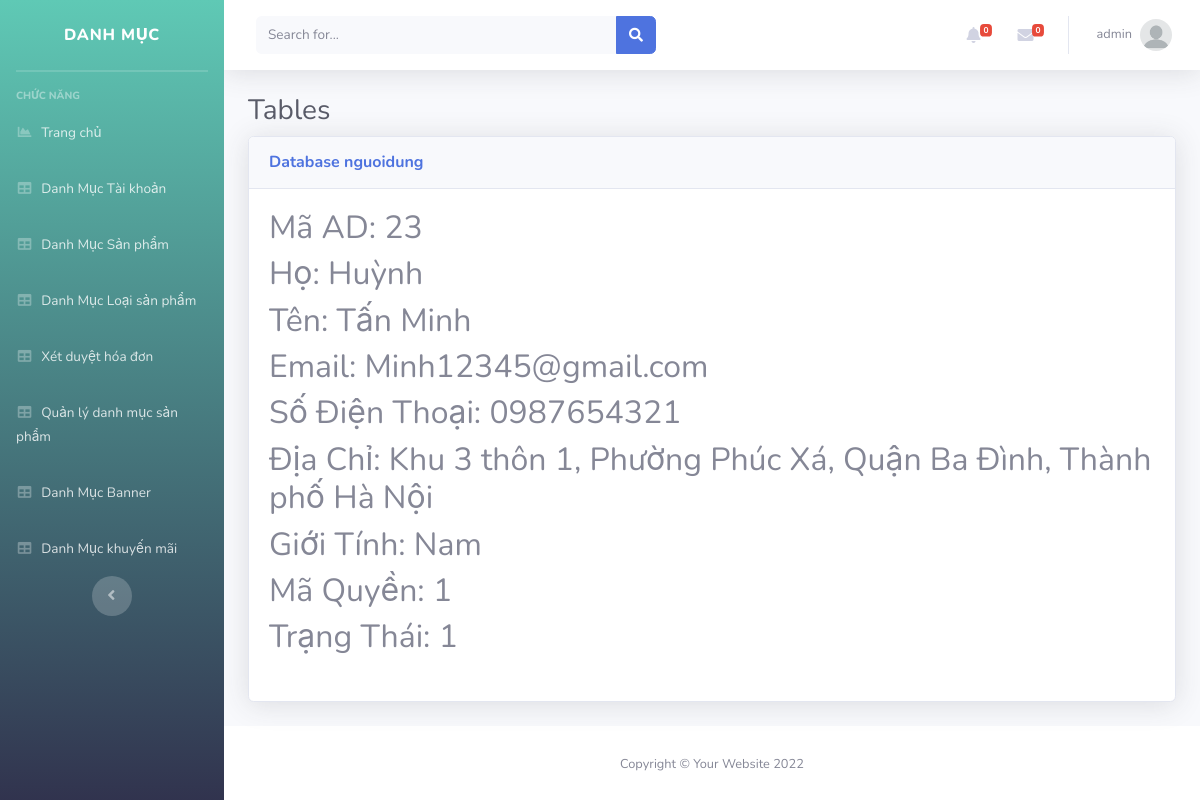
/Admin/index.php?mod=nguoidung&act=detail&id=23 (signed in), run on the app's committed database.
### tables this page shows
CREATE TABLE `nguoidung` (
  `MaND` int(11) NOT NULL,
  `Ho` varchar(20) NOT NULL,
  `Ten` varchar(20) NOT NULL,
  `GioiTinh` varchar(10) NOT NULL,
  `SDT` varchar(20) DEFAULT NULL,
  `Email` varchar(50) NOT NULL,
  `DiaChi` varchar(200) NOT NULL,
  `TaiKhoan` varchar(100) NOT NULL,
  `MatKhau` varchar(100) NOT NULL,
  `mapx` varchar(5) DEFAULT NULL,
  `MaQuyen` int(11) NOT NULL,
  `TrangThai` int(11) NOT NULL
);

CREATE TABLE `devvn_xaphuongthitran` (
  `xaid` varchar(5) NOT NULL,
  `name` varchar(100) NOT NULL,
  `type` varchar(30) NOT NULL,
  `maqh` varchar(5) NOT NULL
);

CREATE TABLE `devvn_quanhuyen` (
  `maqh` varchar(5) NOT NULL,
  `name_quanhuyen` varchar(100) NOT NULL,
  `type` varchar(30) NOT NULL,
  `matp` varchar(5) NOT NULL
);

CREATE TABLE `devvn_tinhthanhpho` (
  `matp` varchar(5) NOT NULL,
  `name_tinhthanh` varchar(100) NOT NULL,
  `type` varchar(30) NOT NULL,
  `slug` varchar(30) DEFAULT NULL
);

### Admin/MVC/controllers/NguoiDungController.php (called while the page is built, shortened)
<?php
class NguoiDungController
{
    var $nguoidung_model;
    public function __construct()
    {
        $this->nguoidung_model = new nguoidung();
    }
    public function detail()
    {
        $id = isset($_GET['id']) ? $_GET['id'] : 1;
        $data = $this->nguoidung_model->find_edit($id);
        require_once("MVC/Views/Admin/index.php");
    }
}

### Admin/MVC/Models/connection.php (called while the page is built, shortened)
<?php
    class Connection{
        function __construct()
        {
            $severname ="localhost";
            $username ="root";
            $password ="";
            $db_name ="shopbansach";
            $this->conn = new mysqli($severname,$username,$password,$db_name);
        }
    }
?>

### Admin/MVC/Models/model.php (called while the page is built, shortened)
<?php
require_once("connection.php");
class Model
{
    var $conn;
    function __construct()
    {
        $conn_obj = new Connection();
        $this->conn = $conn_obj->conn;
    }
    function find_edit($id)
    {
        $query = "SELECT * from NguoiDung as nd, devvn_xaphuongthitran as xp ,devvn_quanhuyen as qh, devvn_tinhthanhpho as tt
        where nd.mapx = xp.xaid
        and xp.maqh = qh.maqh
        and qh.matp = tt.matp
        and nd.MaND = $id";
        return $this->conn->query($query)->fetch_assoc();
    }
}

### Admin/MVC/Views/nguoidung/detail.php (the view)
<table class="table table-bordered" id="dataTable" width="100%" cellspacing="0">
    <?php
        $dc = $data['DiaChi'].', '. $data['name'].', '. $data['name_quanhuyen'].', '. $data['name_tinhthanh'];
    ?>
    <h2>Mã AD: <?=$data['MaND']?></h2>
    <h2>Họ: <?=$data['Ho'] ?></h2>
    <h2>Tên: <?=$data['Ten']?></h2>
    <h2>Email: <?=$data['Email'] ?></h2>
    <h2>Số Điện Thoại: <?=$data['SDT'] ?></h2>
    <h2>Địa Chỉ: <?=$dc ?></h2>
    <h2>Giới Tính: <?=$data['GioiTinh'] ?></h2>
    <h2>Mã Quyền: <?=$data['MaQuyen'] ?></h2>
    <h2>Trạng Thái: <?=$data['TrangThai'] ?></h2>
</table>

### data on the page
nguoidung: MaND "23", Ho "Huỳnh", Ten "Tấn Minh", Email "Minh12345@gmail.com", SDT "0987654321", DiaChi.name_tinhthanh "Khu 3 thôn 1, Phường Phúc Xá, Quận Ba Đình, Thành phố Hà Nội", GioiTinh "Nam", MaQuyen "1", TrangThai "1"

### other printed values
$_SESSION['login']['TaiKhoan'] "admin"
$mod "nguoidung"
